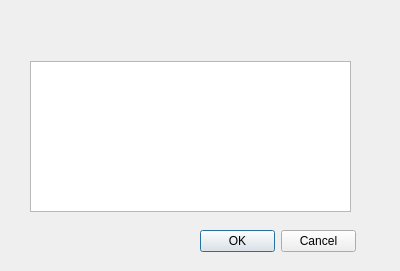
<?xml version="1.0" encoding="UTF-8"?>
<ui version="4.0">
 <class>DialogSpectrometerChoice</class>
 <widget class="QDialog" name="DialogSpectrometerChoice">
  <property name="geometry">
   <rect>
    <x>0</x>
    <y>0</y>
    <width>400</width>
    <height>271</height>
   </rect>
  </property>
  <property name="windowTitle">
   <string>Dialog</string>
  </property>
  <widget class="QDialogButtonBox" name="buttonBox">
   <property name="geometry">
    <rect>
     <x>200</x>
     <y>230</y>
     <width>156</width>
     <height>23</height>
    </rect>
   </property>
   <property name="orientation">
    <enum>Qt::Horizontal</enum>
   </property>
   <property name="standardButtons">
    <set>QDialogButtonBox::Cancel|QDialogButtonBox::Ok</set>
   </property>
  </widget>
  <widget class="QListView" name="listView">
   <property name="geometry">
    <rect>
     <x>30</x>
     <y>61</y>
     <width>321</width>
     <height>151</height>
    </rect>
   </property>
  </widget>
 </widget>
 <resources/>
 <connections>
  <connection>
   <sender>buttonBox</sender>
   <signal>accepted()</signal>
   <receiver>DialogSpectrometerChoice</receiver>
   <slot>accept()</slot>
   <hints>
    <hint type="sourcelabel">
     <x>248</x>
     <y>254</y>
    </hint>
    <hint type="destinationlabel">
     <x>157</x>
     <y>274</y>
    </hint>
   </hints>
  </connection>
  <connection>
   <sender>buttonBox</sender>
   <signal>rejected()</signal>
   <receiver>DialogSpectrometerChoice</receiver>
   <slot>reject()</slot>
   <hints>
    <hint type="sourcelabel">
     <x>316</x>
     <y>260</y>
    </hint>
    <hint type="destinationlabel">
     <x>286</x>
     <y>274</y>
    </hint>
   </hints>
  </connection>
 </connections>
</ui>
